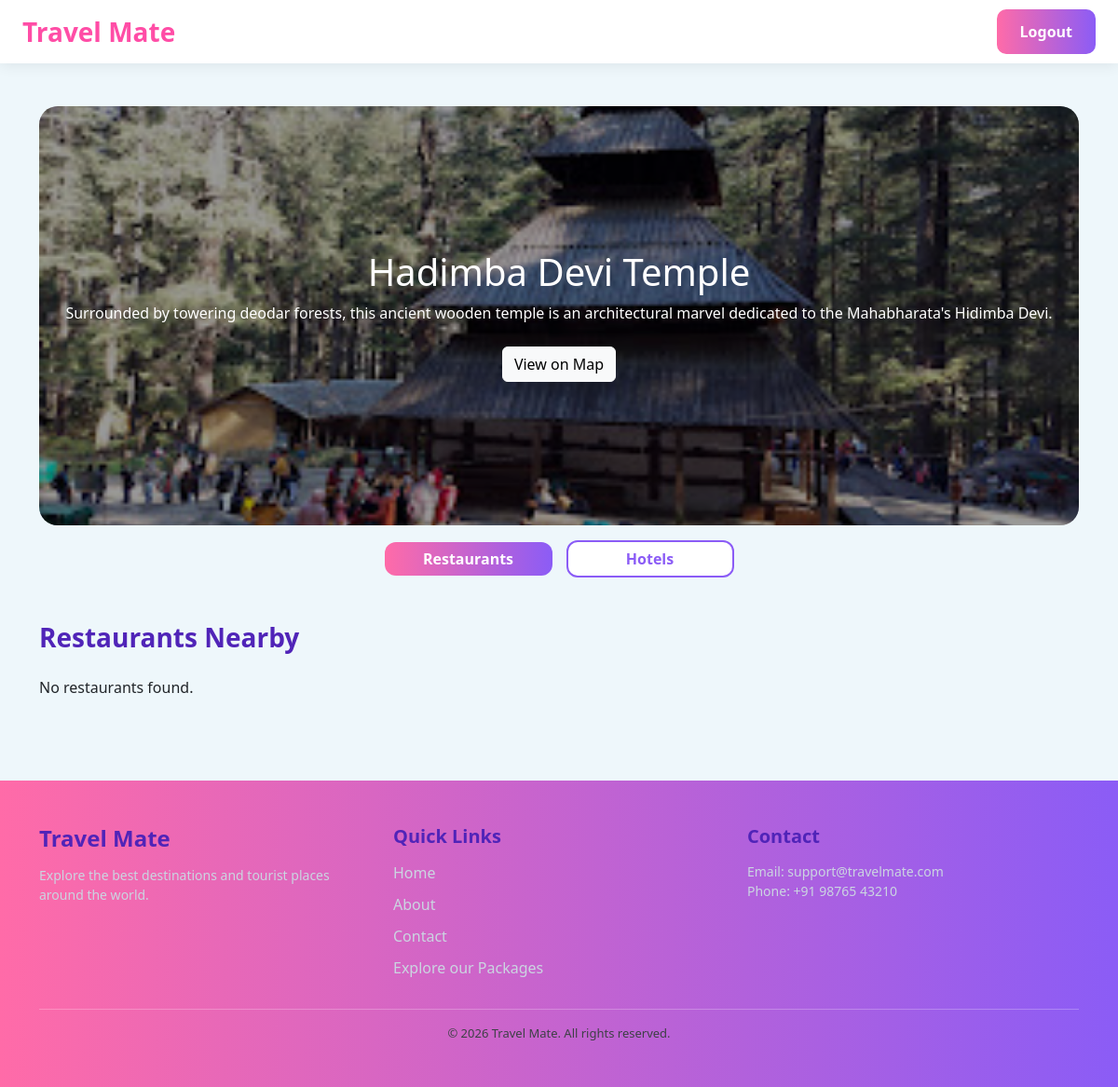
Page /place/3/ on the committed database.
### travelmate/models.py (models this page shows, shortened)
class TouristPlace(models.Model):
    destination = models.ForeignKey(Destination,on_delete=models.CASCADE,related_name='places')
    name = models.CharField(max_length=150)
    image = models.ImageField(upload_to='places/')
    description = models.TextField()
    location = models.CharField(max_length=200, blank=True, null=True, default="Unknown")
    google_map_link = models.URLField()
    rating = models.DecimalField(max_digits=2,decimal_places=1,default=0)
    rating_count = models.IntegerField(default=0)

### travelmate/views.py (the view)
# urls.py: path('place/<int:id>/', views.place_detail, name='place_detail'),
def place_detail(request, id):
    place = get_object_or_404(TouristPlace, id=id)
    restaurants = place.restaurants.all()
    hotels = place.hotels.all()
    return render(request, 'user/tourplace_details.html', {'place': place,'restaurants': restaurants,'hotels': hotels})

### travelmate/templates/user/tourplace_details.html (shortened to what this page needs)
{% extends 'user/base.html' %}
{% load static %}
{% block extra_css %}
    <link rel="stylesheet" href="{% static 'css/tourplace.css' %}">
{% endblock %}
{% block content %}
<div class="container py-4">
    <div class="hero">
        <img src="{{ place.image.url }}" alt="{{ place.name }}">
        <div class="overlay">
            <h1>{{ place.name }}</h1>
            <p>{{ place.description }}</p>
            <a href="{{ place.google_map_link }}" target="_blank" class="btn btn-light mt-2">View on Map</a>
        </div>
    </div>
    <div class="toggle-container mt-3">
        <button id="restaurant-btn" class="btn btn-active" style="width: 180px;" onclick="showSection('restaurants')">
            Restaurants
        </button>
        <button id="hotel-btn" class="btn btn-inactive" style="width: 180px;" onclick="showSection('hotels')">
            Hotels
        </button>
    </div>
    <div id="restaurants-section">
        <h3 class="section-title mt-5">Restaurants Nearby</h3>
        <div class="row mt-4">
            {% for r in restaurants %}
            <div class="col-md-4 mb-4">
                <a href="{{ r.google_map_link }}" target="_blank" style="text-decoration:none; color:inherit;">
                    <div class="restaurant-card">
                        <img src="{{ r.image.url }}" class="restaurant-img">
                        <div class="restaurant-content">
                            <h5 class="restaurant-title">{{ r.name }}</h5>
                            <div class="d-flex justify-content-between align-items-center mb-2">
                                <div>
                                    <span class="rating">{{ r.rating }}  ⭐ </span>
                                    <span class="text-muted">({{ r.rating_count }} Reviews)</span>
                                </div>
                                <div class="text-muted fw-semibold">
                                    ₹ {{ r.price_range }}
                                </div>
                            </div>
                            <p class="location">📍 {{ r.location }}</p>
                            {% if r.is_open %}
                                <p class="open-status">
                                    Open • Closes {{ r.closing_time }}
                                </p>
                            {% else %}
                                <p class="closed-status">
                                    Closed
                                </p>
                            {% endif %}
                        </div>
                    </div>
                </a>
            </div>
            {% empty %}
                <p>No restaurants found.</p>
            {% endfor %}
        </div>
    </div>
</div>
{% endblock %}

### travelmate/static/css/style.css (style rules this page uses)
body { background:#eef7fb; font-family:'Segoe UI',sans-serif; }

### travelmate/static/css/tourplace.css (style rules this page uses)
.hero { margin-top:90px; height:450px; position:relative; border-radius:20px; overflow:hidden; }
.hero img { width:100%; height:100%; object-fit:cover; }
.toggle-container { display:flex; justify-content:center; align-items:center; gap:15px; margin-top:30px; }
.btn-inactive { background:white; color:#8b5cf6; border:2px solid #8b5cf6; border-radius:12px; font-weight:600; }
.btn-active { background:linear-gradient(to right,#ff6ba8,#8b5cf6); color:white; border:none; border-radius:12px; font-weight:600; }
.overlay { position:absolute; top:0; width:100%; height:100%; background:rgba(0,0,0,0.4); display:flex; flex-direction:column; justify-content:center; align-items:center; color:white; text-align:center; }
.section-title { margin-top:40px; font-weight:600; color:#5024b8; }

### rows in the picture
TouristPlace: image (picture), name "Hadimba Devi Temple", description "Surrounded by towering deodar forests, this ancient wooden temple is an architectural marvel dedicated to the Mahabharata's Hidimba Devi."
